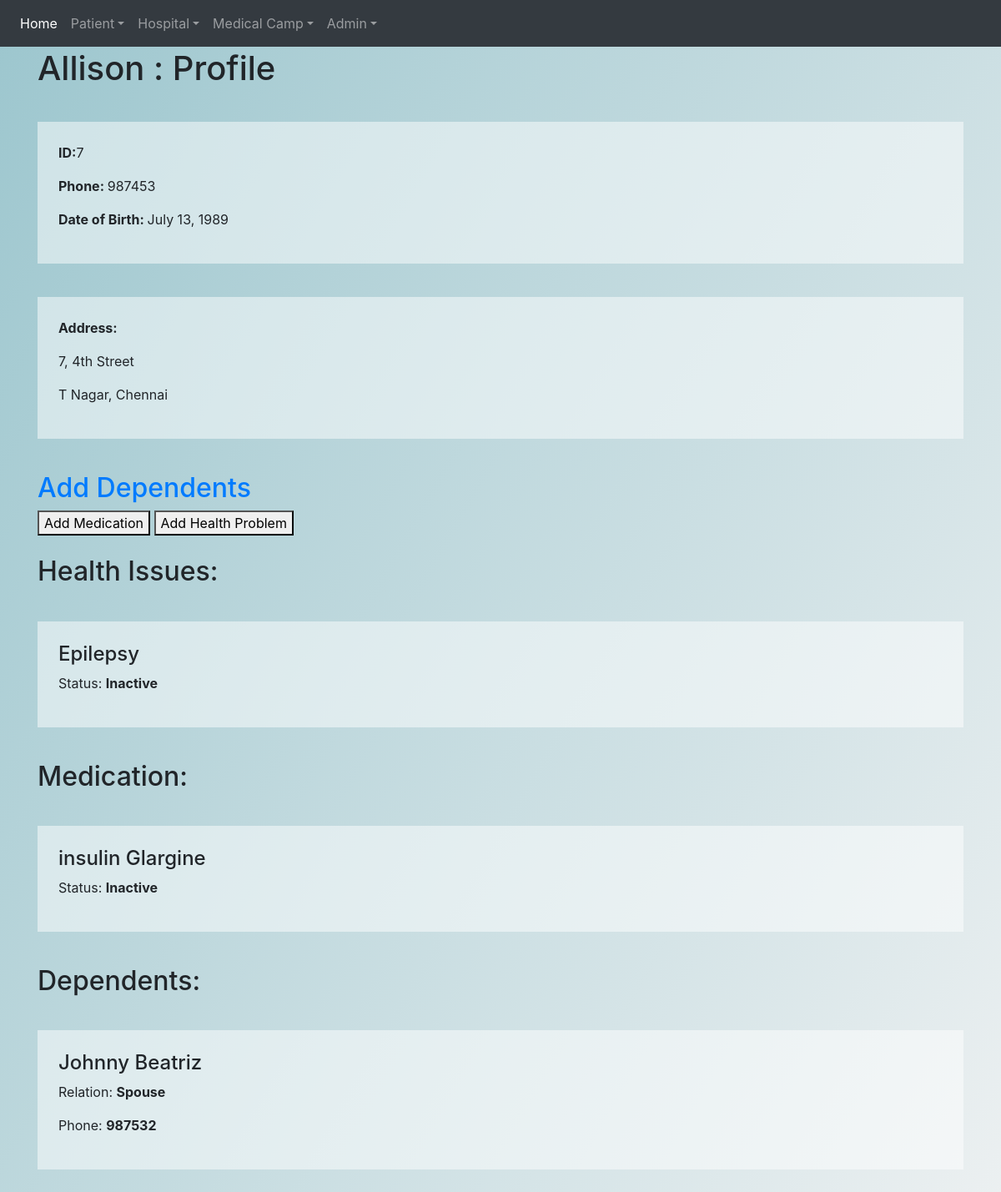
Screenshot of /patients/7/ with the database file from the repository.
### patients/models.py (models this page shows, shortened)
class People(models.Model):
    pid = models.IntegerField(default = 0, primary_key = True)
    pname = models.CharField(max_length=200)
    gender = models.ForeignKey(Gender1, on_delete=models.CASCADE)
    dob = models.DateField('date of Birth')
    phno = models.IntegerField(default = 0)
    doorno = models.IntegerField(default=0)
    street = models.CharField(max_length=200)
    area = models.CharField(max_length=200)
    city = models.CharField(max_length=200)
    previous_health_issue = models.CharField(max_length=200)
    hid = models.ForeignKey(Hospital, on_delete = models.CASCADE)

class HealthIssues(models.Model):
    pid = models.ForeignKey(People, on_delete = models.CASCADE)
    issue = models.ForeignKey(Disease, on_delete = models.CASCADE)
    status = models.ForeignKey(StatusType, on_delete=models.CASCADE)

class Disease(models.Model):
    issue = models.CharField(max_length=200, primary_key = True)
    risk_type = models.CharField(max_length=200)
    def __str__(self):
        return self.issue

class StatusType(models.Model):
    status = models.CharField(max_length=50, primary_key = True)
    def __str__(self):
        return self.status

class MedicationTable(models.Model):
    pid = models.ForeignKey(People, on_delete=models.CASCADE)
    Medicine = models.ForeignKey(MedicineTable, on_delete = models.CASCADE)
    status = models.ForeignKey(StatusType, on_delete = models.CASCADE)

class MedicineTable(models.Model):
    Medicine = models.CharField(max_length = 100, primary_key = True)
    issue = models.ForeignKey(Disease, on_delete = models.CASCADE)
    def __str__(self):
        return self.Medicine

class dependent(models.Model):
    pid = models.ForeignKey(People, on_delete = models.CASCADE)
    dname  = models.CharField(max_length=200)
    drelation = models.CharField(max_length=200)
    dph = models.IntegerField(default = 0)

### patients/views.py (the view)
# urls.py: url(r'^(?P<pid>[\w-]+)/$', views.patient_detail, name="detail"),
def patient_detail(request, pid):
    patient = People.objects.get(pid = pid)
    dependent1 = dependent.objects.all().filter(pid = patient)
    hi = HealthIssues.objects.all().filter(pid = patient)
    medic = MedicationTable.objects.all().filter(pid = patient)
    return render (request, 'patients/patient_detail.html', {'patient': patient, 'dependent1':dependent1, 'hi':hi, 'medic':medic})

### patients/templates/patients/patient_detail.html
{%extends 'patients/base_layout.html'%}
{% block content %}
<h1>{{patient.pname}} : Profile</h1>
    <div class = "task">
        <p><b>ID:</b>{{patient.pid}}</p>
        <p><b>Phone: </b>{{patient.phno}}</p>
        <p><b>Date of Birth: </b>{{patient.dob}}</p>
    </div>
    <div class = "task">
        <p><b>Address: </b></p>
        <p>{{patient.doorno}}, {{patient.street}}</p>
        <p>{{patient.area}}, {{patient.city}}</p>
    </div>
    <div class = "Patients">
        <h2> <a href="{% url 'patients:add_dependent' patient.pid %}"">Add Dependents</a></h2>
    </div>
    <div class="vertical-center">
        <a href="{% url 'patients:add_medication' patient.pid %}"><button class="button button1">Add Medication</button></a>
        <a href="{% url 'patients:add_health_issue' patient.pid %}"><button class="button button2">Add Health Problem</button></a>
    </div>
    <br>
    <h2>Health Issues:</h2>
    <div class = "Patients">
        {% for d in hi %}
            <div class = "task">
                <h4>{{d.issue}}</h4>
                <p>Status: <b>{{d.status}}</b></p>
            </div>
        {% endfor %}
    </div>
    <h2>Medication:</h2>
    <div class = "Patients">
        {% for d in medic %}
            <div class = "task">
                <h4>{{d.Medicine}}</h4>
                <p>Status: <b>{{d.status}}</b></p>
            </div>
        {% endfor %}
    </div>
    <h2>Dependents:</h2>
    <div class = "Patients">
        {% for d in dependent1 %}
            <div class = "task">
                <h4>{{d.dname}}</h4>
                <p>Relation: <b>{{d.drelation}}</b></p>
                <p>Phone: <b>{{d.dph}}</b></p>
            </div>
        {% endfor %}
    </div>
{% endblock %}

### patients/templates/patients/base_layout.html (style rules this page uses)
body { background-image:linear-gradient(120deg,#9cc6ce ,#ECF0F1 ); min-height:100vh; }
.task { width:100%; background:rgba(255,255,255,0.5); padding:25px; margin :40px 0px; }

### rows the page displays
People: pname "Allison", pid "7", phno "987453", dob "July 13, 1989", doorno "7", street "4th Street", area "T Nagar", city "Chennai"
HealthIssues: issue "Epilepsy", status "Inactive"
MedicationTable: Medicine "insulin Glargine", status "Inactive"
dependent: dname "Johnny Beatriz", drelation "Spouse", dph "987532"
